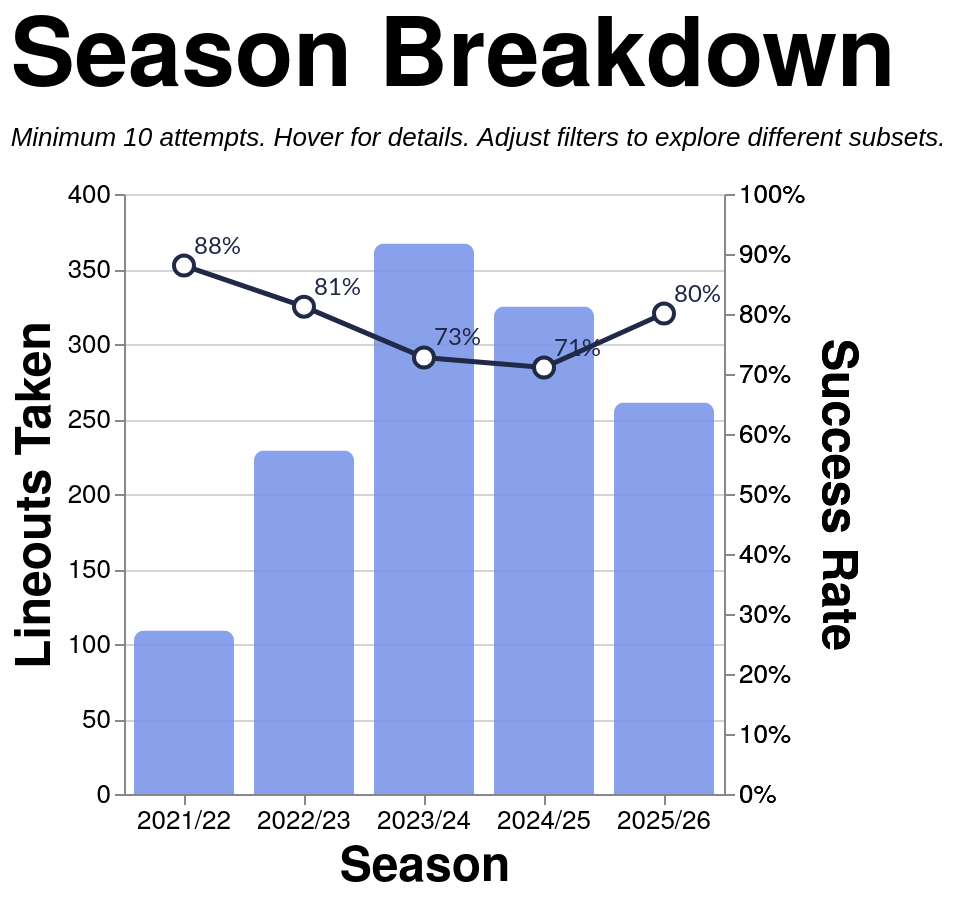

Vega-Lite specification for this chart:
### Vega-Lite specification from a JSON file in a GitHub repository (floating-point values rounded to 4 significant figures; data arrays with more than 128 entries replaced by an {"elided": "..."} marker saying what was removed)
{"config": {"axis": {"labelFont": "PT Sans Narrow, Helvetica Neue, Helvetica, Arial, sans-serif", "titleFont": "PT Sans Narrow, Helvetica Neue, Helvetica, Arial, sans-serif", "labelFontSize": 13, "titleFontSize": 24, "gridColor": "#202947", "gridOpacity": 0.2, "zindex": 1}, "text": {"font": "Lato, sans-serif"}, "bar": {"cornerRadiusEnd": 5}, "header": {"labelFont": "PT Sans Narrow, Helvetica Neue, Helvetica, Arial, sans-serif", "titleFont": "PT Sans Narrow, Helvetica Neue, Helvetica, Arial, sans-serif", "labelFontSize": 24, "titleFontSize": 28, "labelFontWeight": "bold", "orient": "left"}, "legend": {"labelFont": "PT Sans Narrow, Helvetica Neue, Helvetica, Arial, sans-serif", "titleFont": "PT Sans Narrow, Helvetica Neue, Helvetica, Arial, sans-serif", "labelFontSize": 14, "titleFontSize": 16, "titlePadding": 5, "fillColor": "white", "strokeColor": "black", "padding": 10, "titleFontWeight": "lighter", "titleFontStyle": "italic", "titleColor": "gray", "offset": 10}, "title": {"font": "PT Sans Narrow, Helvetica Neue, Helvetica, Arial, sans-serif", "fontSize": 48, "fontWeight": "bold", "anchor": "start", "align": "center", "titlePadding": 20, "subtitlePadding": 10, "subtitleFontSize": 13, "subtitleColor": "", "subtitleFontStyle": "italic", "offset": 15, "color": "black"}, "axisX": {"labelAngle": 0}, "facet": {"title": null, "header": null, "align": {"row": "each", "column": "each"}}, "resolve": {"scale": {"y": "independent", "facet": "independent"}}, "background": "transparent", "scale": {"offsetBandPaddingOuter": 0.2, "offsetBandPaddingInner": 0.1}, "view": {"stroke": null, "background": "transparent"}}, "layer": [{"mark": {"type": "bar", "opacity": 0.9, "size": 50}, "encoding": {"color": {"value": "#7d96e8"}, "stroke": {"value": "transparent"}, "tooltip": [{"field": "season", "title": "Season", "type": "nominal"}, {"field": "attempts", "format": ",.0f", "title": "Attempts", "type": "quantitative"}, {"field": "won", "format": ",.0f", "title": "Won", "type": "quantitative"}, {"field": "success_rate", "format": ".1%", "title": "Success Rate", "type": "quantitative"}], "x": {"axis": {"labelAngle": 0}, "field": "season", "sort": ["2021/22", "2022/23", "2023/24", "2024/25", "2025/26"], "title": "Season", "type": "nominal"}, "y": {"field": "attempts", "title": "Lineouts Taken", "type": "quantitative"}}, "transform": [{"filter": "(loSquad == 'All' || datum.squad == loSquad) && (loSeason == 'All' || datum.season == loSeason) && (loGameType == 'All' || (loGameType == 'League + Cup' && (datum.game_type == 'League' || datum.game_type == 'Cup')) || (loGameType == 'League only' && datum.game_type == 'League') || datum.game_type == loGameType) && (loThrower == 'All' || datum.thrower == loThrower) && (loJumper == 'All' || datum.jumper == loJumper) && (loArea == 'All' || datum.area == loArea) && (loNumbers == 'All' || datum.numbers == loNumbers)"}, {"aggregate": [{"op": "count", "as": "attempts"}, {"op": "sum", "field": "won", "as": "won"}], "groupby": ["season"]}, {"filter": "datum.attempts >= 10"}, {"calculate": "datum.won / datum.attempts", "as": "success_rate"}]}, {"mark": {"type": "line", "point": {"fill": "white", "filled": false, "size": 100, "stroke": "#202946"}, "stroke": "#202946", "strokeWidth": 2.5}, "encoding": {"tooltip": [{"field": "season", "title": "Season", "type": "nominal"}, {"field": "attempts", "format": ",.0f", "title": "Attempts", "type": "quantitative"}, {"field": "won", "format": ",.0f", "title": "Won", "type": "quantitative"}, {"field": "success_rate", "format": ".1%", "title": "Success Rate", "type": "quantitative"}], "x": {"axis": {"labelAngle": 0}, "field": "season", "sort": ["2021/22", "2022/23", "2023/24", "2024/25", "2025/26"], "title": "Season", "type": "nominal"}, "y": {"axis": {"format": "%", "orient": "right"}, "field": "success_rate", "scale": {"domain": [0, 1]}, "title": "Success Rate", "type": "quantitative"}}, "transform": [{"filter": "(loSquad == 'All' || datum.squad == loSquad) && (loSeason == 'All' || datum.season == loSeason) && (loGameType == 'All' || (loGameType == 'League + Cup' && (datum.game_type == 'League' || datum.game_type == 'Cup')) || (loGameType == 'League only' && datum.game_type == 'League') || datum.game_type == loGameType) && (loThrower == 'All' || datum.thrower == loThrower) && (loJumper == 'All' || datum.jumper == loJumper) && (loArea == 'All' || datum.area == loArea) && (loNumbers == 'All' || datum.numbers == loNumbers)"}, {"aggregate": [{"op": "count", "as": "attempts"}, {"op": "sum", "field": "won", "as": "won"}], "groupby": ["season"]}, {"filter": "datum.attempts >= 10"}, {"calculate": "datum.won / datum.attempts", "as": "success_rate"}]}, {"mark": {"type": "text", "align": "left", "baseline": "middle", "color": "#202946", "dx": 5, "dy": -10, "fontSize": 12}, "encoding": {"text": {"field": "success_rate", "format": ".0%", "type": "quantitative"}, "x": {"axis": {"labelAngle": 0}, "field": "season", "sort": ["2021/22", "2022/23", "2023/24", "2024/25", "2025/26"], "title": "Season", "type": "nominal"}, "y": {"axis": {"format": "%", "orient": "right"}, "field": "success_rate", "scale": {"domain": [0, 1]}, "title": "Success Rate", "type": "quantitative"}}, "transform": [{"filter": "(loSquad == 'All' || datum.squad == loSquad) && (loSeason == 'All' || datum.season == loSeason) && (loGameType == 'All' || (loGameType == 'League + Cup' && (datum.game_type == 'League' || datum.game_type == 'Cup')) || (loGameType == 'League only' && datum.game_type == 'League') || datum.game_type == loGameType) && (loThrower == 'All' || datum.thrower == loThrower) && (loJumper == 'All' || datum.jumper == loJumper) && (loArea == 'All' || datum.area == loArea) && (loNumbers == 'All' || datum.numbers == loNumbers)"}, {"aggregate": [{"op": "count", "as": "attempts"}, {"op": "sum", "field": "won", "as": "won"}], "groupby": ["season"]}, {"filter": "datum.attempts >= 10"}, {"calculate": "datum.won / datum.attempts", "as": "success_rate"}]}], "data": {"name": "data-6b9778bc6709336b9d08c793896102b2"}, "height": 300, "params": [{"name": "loSquad", "value": "All"}, {"name": "loSeason", "value": "All"}, {"name": "loGameType", "value": "All"}, {"name": "loThrower", "value": "All"}, {"name": "loJumper", "value": "All"}, {"name": "loArea", "value": "All"}, {"name": "loNumbers", "value": "All"}], "resolve": {"scale": {"y": "independent"}}, "title": {"text": "Season Breakdown", "subtitle": "Minimum 10 attempts. Hover for details. Adjust filters to explore different subsets."}, "width": {"step": 60}, "$schema": "https://vega.github.io/schema/vega-lite/v5.20.1.json", "datasets": {"data-6b9778bc6709336b9d08c793896102b2": {"elided": "1291 records"}}}
